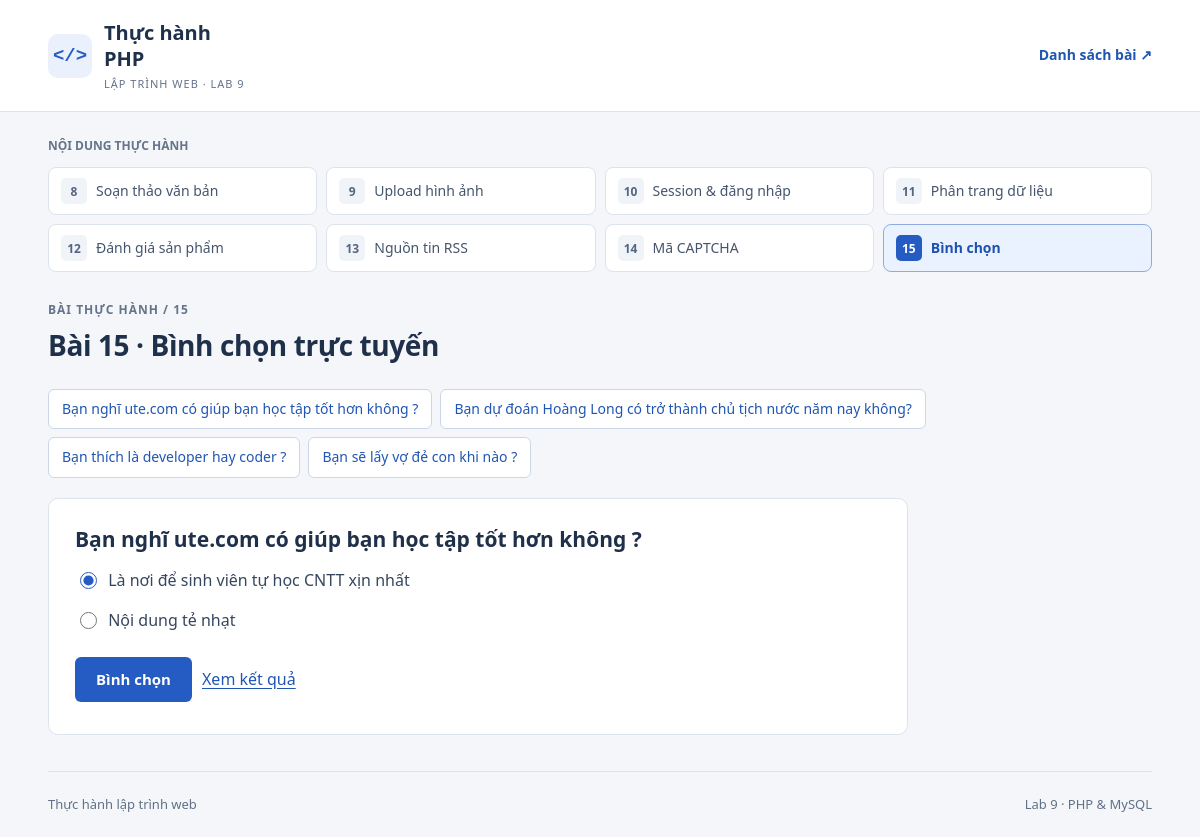
/bai15/index.php, run on the app's committed database.
### tables this page shows
CREATE TABLE IF NOT EXISTS binhchon (idBC INT PRIMARY KEY,MoTa VARCHAR(255) NOT NULL,idLT INT NOT NULL,SoLanChon INT NOT NULL DEFAULT 0,AnHien TINYINT NOT NULL DEFAULT 1,ThuTu INT NOT NULL DEFAULT 0);

CREATE TABLE IF NOT EXISTS phuongan (idPA INT PRIMARY KEY,MoTa VARCHAR(255) NOT NULL,SoLanChon INT NOT NULL DEFAULT 0,idBC INT NOT NULL,FOREIGN KEY(idBC) REFERENCES binhchon(idBC));

### bai15/index.php (the view, shortened to what this page needs)
<?php
require '../includes/app.php'; $id=filter_input(INPUT_GET,'idBC',FILTER_VALIDATE_INT)?:1;
$poll=query('SELECT * FROM binhchon WHERE idBC=? AND AnHien=1',[$id])->fetch();
$options=query('SELECT * FROM phuongan WHERE idBC=? ORDER BY idPA',[$id])->fetchAll();
page('Bài 15 · Bình chọn trực tuyến'); ?>
<nav><?php foreach(query('SELECT * FROM binhchon WHERE AnHien=1 ORDER BY ThuTu,idBC') as $item): ?><a href="?idBC=<?= $item['idBC'] ?>"><?= e($item['MoTa']) ?></a><?php endforeach ?></nav>
<form method="post" action="xulybinhchon.php"><?php csrf(); ?><h2><?= e($poll['MoTa']) ?></h2><input type="hidden" name="idBC" value="<?= $id ?>">
<?php foreach($options as $i=>$option): ?><label><input type="radio" name="idPA" value="<?= $option['idPA'] ?>" <?= $i===0?'checked':'' ?> required> <?= e($option['MoTa']) ?></label><?php endforeach ?>
<?php if($options): ?><button>Bình chọn</button><?php endif ?><a href="ketquabinhchon.php?idBC=<?= $id ?>">Xem kết quả</a></form><?php endpage(); ?>

### assets/style.css (style rules this page uses)
* { box-sizing: border-box; }
body { margin: 0; }
a { color: #2056b2; text-underline-offset: 3px; }
h1, h2 { color: #1e304a; line-height: 1.4; }
h2 { font-size: 21px; margin: 0 0 14px; }
section, .card, form { background: #fff; border: 1px solid var(--line); border-radius: 10px; padding: 26px; margin: 20px 0; }
form { width: 100%; max-width: 860px; }
form label:not(.ck) { display: block; margin: 14px 0; color: #35465e; font-size: 16px; }
input[type=radio], input[type=checkbox] { accent-color: var(--blue); width: 17px; height: 17px; vertical-align: -3px; margin-right: 7px; }
button:not(.ck), .button { display: inline-flex; justify-content: center; align-items: center; min-height: 44px; gap: 12px; padding: 10px 20px; margin: 10px 10px 6px 0; border: 1px solid transparent; border-radius: 6px; background: var(--blue); color: #fff; font: 600 15px/1.5 'Segoe UI', Arial, sans-serif; text-decoration: none; cursor: pointer; }
form > a { display: inline-block; margin: 8px 0; }
main > nav { display: flex; flex-wrap: wrap; gap: 8px; margin: 20px 0; }
main > nav a, main > nav strong { padding: 8px 13px; background: #fff; border: 1px solid #cbd7e6; border-radius: 6px; font-size: 14px; text-decoration: none; }

### data on the page
binhchon: MoTa "Bạn nghĩ ute.com có giúp bạn học tập tốt hơn không ?"
binhchon: MoTa "Bạn dự đoán Hoàng Long có trở thành chủ tịch nước năm nay không?"
binhchon: MoTa "Bạn thích là developer hay coder ?"
binhchon: MoTa "Bạn sẽ lấy vợ đẻ con khi nào ?"
phuongan: MoTa "Là nơi để sinh viên tự học CNTT xịn nhất"
phuongan: MoTa "Nội dung tẻ nhạt"

### other printed values
$number "8"
$label "Soạn thảo văn bản"
$number "9"
$label "Upload hình ảnh"
$number "10"
$label "Session & đăng nhập"
$number "11"
$label "Phân trang dữ liệu"
$number "12"
$label "Đánh giá sản phẩm"
$number "13"
$label "Nguồn tin RSS"
$number "14"
$label "Mã CAPTCHA"
$number "15"
